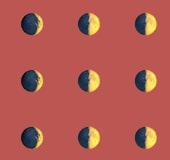
//> input picture test_image.jpg, 170 x 160 px
$ ./main   (built with g++ and OpenCV 4)
//> lines starting //> are read from the running program, lines starting //| are printed output that depends on the picture
#include <iostream>
#include <opencv2/opencv.hpp>

using namespace std;

int main( int argc, char** argv ){

	std::cout << "hello cv" << std::endl;
	cv::Mat image;

	image = cv::imread("../test_image.jpg" );
//> image is the input picture: 160 rows x 170 cols, CV_8UC3; mean B, G, R 82.2, 89.6, 179

	if( !image.data) {
		cout << "error loading image" << endl;
		return -1;
	}

	cv::blur(image, image, cv::Size(21, 21));
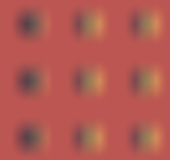
//> image: 160 rows x 170 cols, CV_8UC3; mean B, G, R 82.2, 89.6, 179
	cv::Mat grayImg;
	cv::cvtColor(image, grayImg, cv::COLOR_BGR2GRAY, 1);
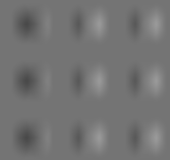
//> grayImg: 160 rows x 170 cols, CV_8UC1; min 73, max 153, mean 115.5

	cv::namedWindow("Display Image", cv::WINDOW_AUTOSIZE);
	cv::imshow("Display Image", grayImg);

	cv::waitKey(0);

	return 0;
}
